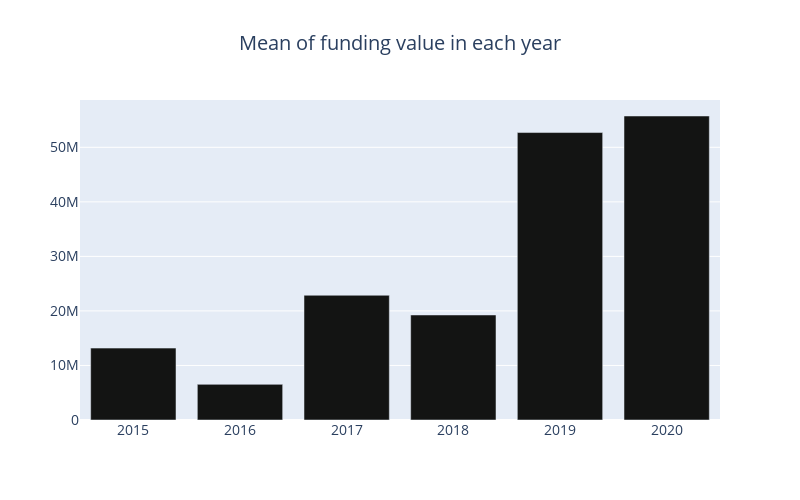

The notebook cell saved with this chart:
### Code cell
trace=go.Bar(
    x=cnt_srs.index,    
    y=cnt_srs.values,
    marker=dict(
        color='#131413'
    )
)
layout=go.Layout(
    title=go.layout.Title(
        text='Mean of funding value in each year',
        x=0.5
    ),
    font=dict(size=14),
    width=800,
    height=500

)

data=[trace]
fig=go.Figure(data=data,layout=layout)
py.iplot(fig,filename='funding')

### Figure 1 — Plotly figure (JSON) as saved in the notebook; plotly's stock layout.template omitted (floating-point values rounded to 4 significant figures)
{"data": [{"marker": {"color": "#131413"}, "type": "bar", "x": [2015, 2016, 2017, 2018, 2019, 2020], "y": [13180000.0, 6533000.0, 22870000.0, 19260000.0, 52710000.0, 55740000.0]}], "layout": {"font": {"size": 14}, "height": 500, "title": {"text": "Mean of funding value in each year", "x": 0.5}, "width": 800}}
